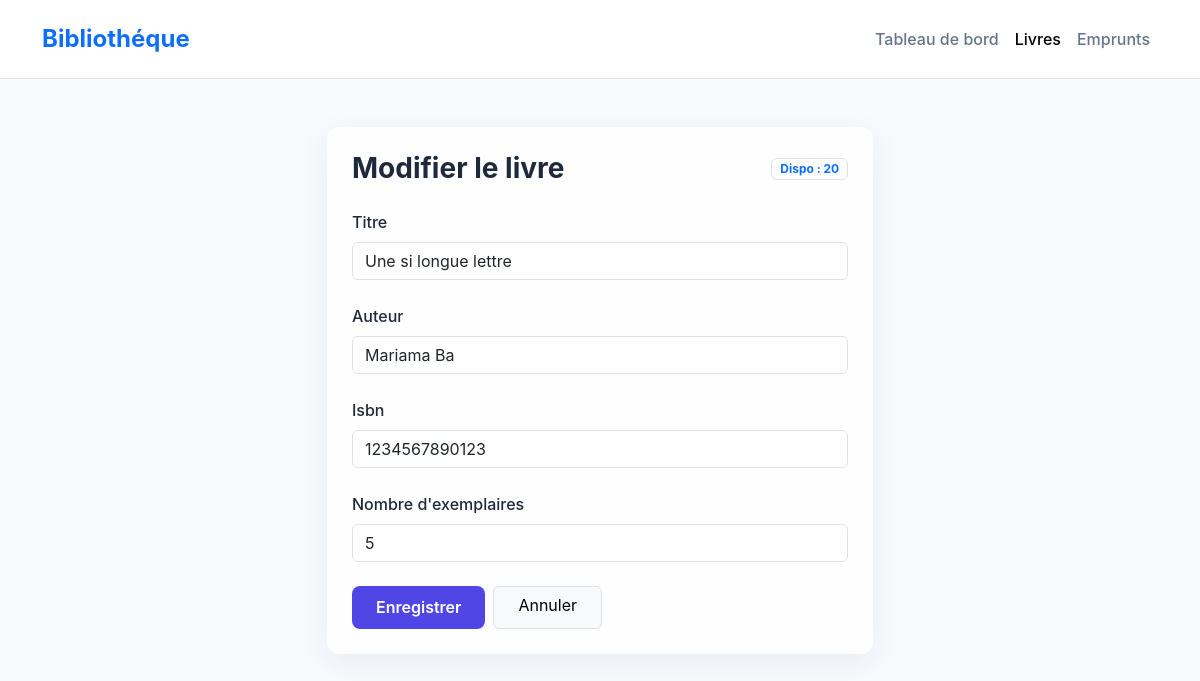
Screenshot of /livres/2/modifier/ with the database file from the repository.
### biblio/models.py (models this page shows, shortened)
class Livre(models.Model):
    titre = models.CharField(max_length=200)
    auteur = models.CharField(max_length=100)
    isbn = models.CharField(max_length=13, unique=True)
    quantite = models.PositiveIntegerField(default=1, verbose_name="Nombre d'exemplaires")
    @property
    def exemplaires_empruntes(self):
        return self.emprunts.filter(dateRetour__isnull=True).count()
    @property
    def exemplaires_disponibles(self):
        return max(0, self.quantite - self.exemplaires_empruntes)

### biblio/views.py (the view)
# urls.py: path('livres/<int:pk>/modifier/', views.LivreUpdateView.as_view(), name='livre_update'),
class LivreUpdateView(UpdateView):
    model = Livre
    form_class = LivreForm
    template_name = 'biblio/livre_form.html'
    success_url = reverse_lazy('livre_list')
    def get_context_data(self, **kwargs):
        context = super().get_context_data(**kwargs)
        tous_les_livres = Livre.objects.all()
        context['livres_disponibles'] = sum(l.exemplaires_disponibles for l in tous_les_livres)
        return context

### biblio/forms.py
class LivreForm(forms.ModelForm):
    class Meta:
        model = Livre
        fields = ['titre', 'auteur', 'isbn', 'quantite']
        widgets = {
            'titre': forms.TextInput(attrs={'class': 'form-control', 'placeholder': 'Titre du livre'}),
            'auteur': forms.TextInput(attrs={'class': 'form-control', 'placeholder': "Nom de l'auteur"}),
            'isbn': forms.TextInput(attrs={'class': 'form-control', 'placeholder': 'ISBN (13 chiffres)'}),
            'quantite': forms.NumberInput(attrs={'class': 'form-control', 'min': 1}),
        }

### templates/biblio/livre_form.html (shortened to what this page needs)
{% extends 'base.html' %}
{% block content %}
<div class="row justify-content-center">
    <div class="col-md-8 col-lg-6">
        <div class="glass-card">
            <div class="d-flex justify-content-between align-items-center mb-4">
                <h3 class="fw-bold mb-0">{% if object %}Modifier le livre{% else %}Ajouter un livre{% endif %}</h3>
                <span class="badge border text-primary">Dispo : {{ livres_disponibles }}</span>
            </div>
            <form method="post" novalidate>
                {% for field in form %}
                <div class="mb-4">
                    <label for="{{ field.id_for_label }}" class="form-label fw-medium">{{ field.label }}</label>
                    {{ field }}
                </div>
                {% endfor %}
                <div class="d-flex gap-2">
                    <button type="submit" class="btn btn-primary px-4">Enregistrer</button>
                    <a href="{% url 'livre_list' %}" class="btn btn-light border px-4">Annuler</a>
                </div>
            </form>
        </div>
    </div>
</div>
{% endblock %}

### static/css/styles.css (style rules this page uses)
:root { --primary: #4f46e5; --primary-hover: #4338ca; --bg-main: #f8fafc; --card-bg: rgba(255, 255, 255, 0.8); --text-main: #1e293b; --text-muted: #64748b; --border-radius: 12px; --shadow: 0 4px 6px -1px rgb(0 0 0 / 0.1), 0 2px 4px -2px rgb(0 0 0 / 0.1); --glass-shadow: 0 8px 32px 0 rgba(31, 38, 135, 0.07); }
body { background-color: var(--bg-main); font-family: 'Inter', system-ui, -apple-system, sans-serif; color: var(--text-main); line-height: 1.5; }
.glass-card { background: var(--card-bg); backdrop-filter: blur(10px); -webkit-backdrop-filter: blur(10px); border: 1px solid rgba(255, 255, 255, 0.18); border-radius: var(--border-radius); box-shadow: var(--glass-shadow); padding: 1.5rem; transition: transform 0.2s ease; }
.btn-primary { background-color: var(--primary); border: none; padding: 0.6rem 1.2rem; border-radius: 8px; font-weight: 600; }

### rows the page displays
Livre: form "Une si longue lettre" "Mariama Ba" "1234567890123" "5"

### other values shown
{{ livres_disponibles }} "20"
{{ field.label }} "Titre" "Auteur" "Isbn" "Nombre d'exemplaires"
